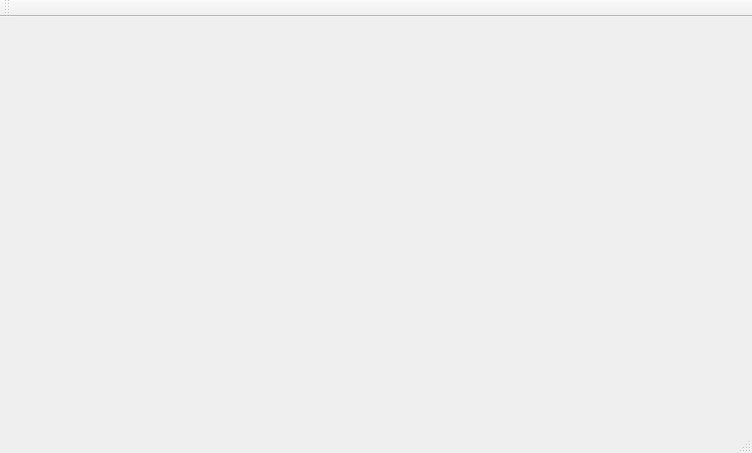
<?xml version="1.0" encoding="UTF-8"?>
<ui version="4.0">
 <class>MainWindow</class>
 <widget class="QMainWindow" name="MainWindow">
  <property name="geometry">
   <rect>
    <x>0</x>
    <y>0</y>
    <width>752</width>
    <height>453</height>
   </rect>
  </property>
  <property name="windowTitle">
   <string>MainWindow</string>
  </property>
  <widget class="QWidget" name="centralWidget"/>
  <widget class="QMenuBar" name="menuBar">
   <property name="geometry">
    <rect>
     <x>0</x>
     <y>0</y>
     <width>752</width>
     <height>23</height>
    </rect>
   </property>
  </widget>
  <widget class="QToolBar" name="mainToolBar">
   <attribute name="toolBarArea">
    <enum>TopToolBarArea</enum>
   </attribute>
   <attribute name="toolBarBreak">
    <bool>false</bool>
   </attribute>
  </widget>
  <widget class="QStatusBar" name="statusBar"/>
 </widget>
 <layoutdefault spacing="6" margin="11"/>
 <resources/>
 <connections/>
</ui>
